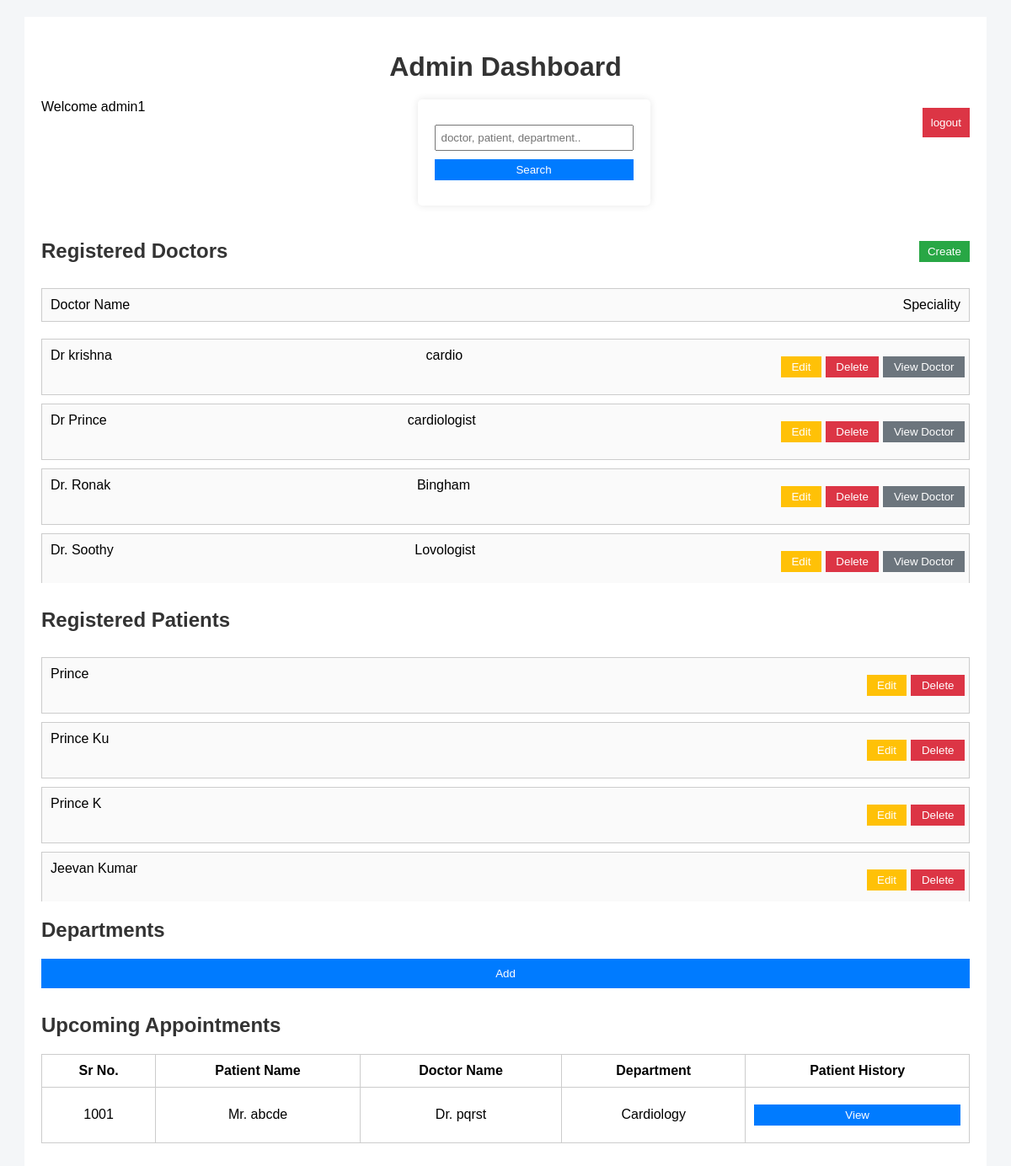
/admin/admin_dashboard (signed in), run on an earlier commit of the app's database.
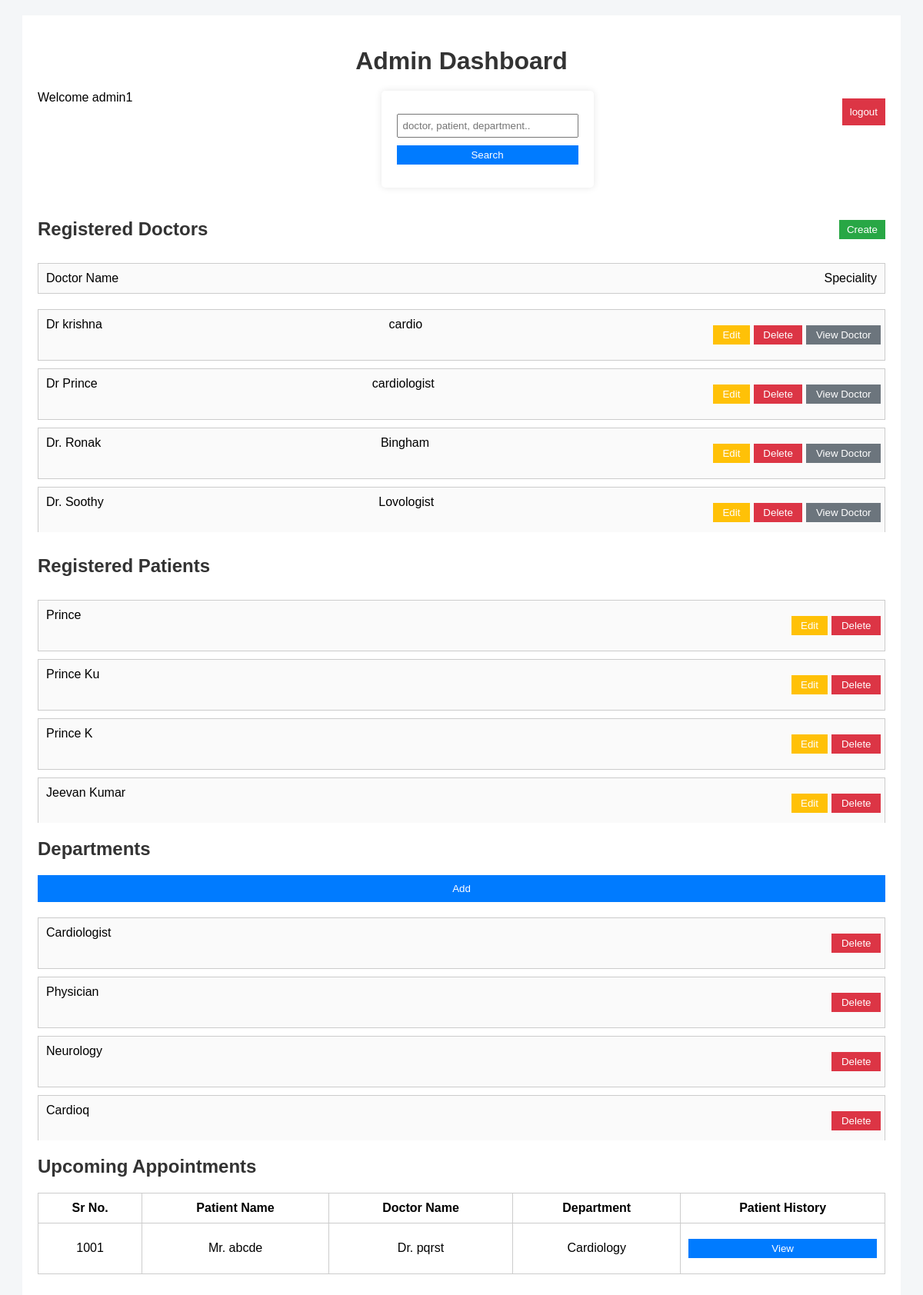
And on a later commit of the database.
### models.py (models this page shows)
class Admin(db.Model, UserMixin):
    id = db.Column(db.Integer, primary_key=True)
    name = db.Column(db.String(70), nullable=False)
    email = db.Column(db.String(100), unique=True, nullable=False)
    password = db.Column(db.String(20), nullable=False)

class Doctor(db.Model, UserMixin):
    id = db.Column(db.Integer,primary_key = True, unique=True)
    doc_name = db.Column(db.String(100), nullable=False)
    speciality = db.Column(db.String(100),nullable=False)
    doc_email = db.Column(db.String(100), unique=True, nullable=False)
    doc_phone = db.Column(db.String(10), unique=True, nullable=False)
    doc_password = db.Column(db.String(16), nullable = False)
    department_id = db.Column(db.Integer, db.ForeignKey('department.id'), nullable=False)
    appointments = db.relationship('Appointment', backref='doctor', lazy=True)

class Patient(db.Model, UserMixin):
    id = db.Column(db.Integer,primary_key = True, unique=True)
    pat_name = db.Column(db.String(100), nullable=False)
    pat_age = db.Column(db.Integer,nullable=False)
    pat_email = db.Column(db.String(100), unique=True, nullable=False)
    pat_phone = db.Column(db.String(10), unique=True, nullable=False)
    pat_password = db.Column(db.String(16), nullable=False)
    appointments = db.relationship('Appointment', backref='patient', lazy=True)

class Department(db.Model):
    id = db.Column(db.Integer,primary_key = True, unique=True)
    dept_name = db.Column(db.String(100), nullable=False)
    location = db.Column(db.String(100),nullable=False)
    doctors = db.relationship('Doctor', backref='department', lazy=True)

### app.py (the view)
@app.route('/admin/admin_dashboard')
@login_required
def admin_dashboard():
    if not isinstance(current_user, Admin):
        abort(403)
    doctors = Doctor.query.all()
    patients = Patient.query.all()
    departments = Department.query.all()
    return render_template('./admin/admin_dashboard.html', admin_name=current_user.name, doctors=doctors, patients=patients, departments=departments)

### app.py (called while the page is built)
@loginmanager.user_loader
def load_user(user_id):
     return (
         Admin.query.get(int(user_id)) or
         Doctor.query.get(int(user_id)) or
         Patient.query.get(int(user_id))
     )

### templates/admin/admin_dashboard.html (shortened to what this page needs)
<!doctype html>
<html lang="en">
  <head>
    <link
      rel="stylesheet"
      href="{{ url_for('static', filename='css/admin.css') }}"
    />
  </head>
  <body>
    <div class="container">
      <h1 class="title">Admin Dashboard</h1>
      <div class="top-bar">
        <span class="welcome">Welcome {{ admin_name }}</span>
        <form method="GET" class="search-form">
          <input
            type="text"
            name="q"
            placeholder="doctor, patient, department.."
          />
          <button type="submit" class="btn search-btn">Search</button>
        </form>
        <a href="{{ url_for('logout_admin') }}"
          ><button style="background-color: #dc3545">logout</button></a
        >
      </div>
      <section>
        <div class="section-header">
          <h2>Registered Doctors</h2>
          <a href="{{ url_for('add_doctor') }}">
            <button class="btn create-btn">Create</button>
          </a>
        </div>
        <div class="card">
          <span>Doctor Name</span>
          <span> Speciality </span>
        </div>
        <div style="max-height: 300px; overflow-y: auto">
          {% for doc in doctors %}
          <div class="card">
            <span>{{ doc.doc_name }}</span>
            <span>{{ doc.speciality }}</span>
            <div class="actions">
              <a href="{{ url_for('edit_doctor', doctor_id=doc.id) }}"><button class="btn edit">Edit</button></a>
              <a href="{{ url_for('delete_doctor', doctor_id=doc.id )}}"><button class="btn delete">Delete</button></a>
              <a href="{{ url_for('view_doctor', doctor_id= doc.id )}}"><button class="btn blacklist">View Doctor</button></a>
            </div>
          </div>
          {% endfor %}
        </div>
      </section>
      <section>
        <h2>Registered Patients</h2>
        <div style="max-height: 300px; overflow-y: auto">
          {% for patient in patients %}
          <div class="card">
            <span>{{ patient.pat_name }}</span>
            <div class="actions">
              <a href="{{ url_for('edit_patient', patient_id=patient.id) }}"><button class="btn edit">Edit</button></a>
              <a href="{{ url_for('delete_patient', patient_id=patient.id) }}"><button class="btn delete">Delete</button></a>
            </div>
          </div>
          {% endfor %}
        </div>
      <section>
        <h2>Departments</h2><span> <a href="{{url_for('add_department')}}"><button>Add</button></a></span>
        <div style="max-height: 300px; overflow-y: auto">
          {% for dep in departments %}
          <div class="card">
            <span>{{ dep.dept_name }}</span>
            <div class="actions">
              <a href="{{ url_for('delete_department', department_id=dep.id) }}"><button class="btn delete">Delete</button></a>
            </div>
          </div>
          {% endfor %}
        </div>
      <section>
        <h2>Upcoming Appointments</h2>
        <table>
          <thead>
            <tr>
              <th>Sr No.</th>
              <th>Patient Name</th>
              <th>Doctor Name</th>
              <th>Department</th>
              <th>Patient History</th>
            </tr>
          </thead>
          <tbody>
            <tr>
              <td>1001</td>
              <td>Mr. abcde</td>
              <td>Dr. pqrst</td>
              <td>Cardiology</td>
              <td>
                <button class="btn view">View</button>
              </td>
            </tr>
          </tbody>
        </table>
      </section>
    </div>
  </body>
</html>

### static/css/admin.css (style rules this page uses)
body { font-family: Arial, sans-serif; margin: 20px; background-color: #f4f4f4; }
h1, h2 { color: #333; }
form { background: white; padding: 20px; border-radius: 5px; box-shadow: 0 0 10px rgba(0,0,0,0.1); }
input, button { display: block; margin: 10px 0; padding: 10px; width: 100%; }
button { background: #007bff; color: white; border: none; cursor: pointer; }
a { color: #007bff; text-decoration: none; }

### templates/admin/admin_dashboard.html (style rules this page uses)
body { font-family: Arial, sans-serif; background: #f4f6f8; }
.container { width: 95%; margin: auto; background: white; padding: 20px; }
.title { text-align: center; margin-bottom: 20px; }
.top-bar { display: flex; justify-content: space-between; margin-bottom: 20px; }
.search-form input { padding: 6px; width: 220px; }
section { margin-bottom: 30px; }
.section-header { display: flex; justify-content: space-between; align-items: center; }
.card { display: flex; justify-content: space-between; padding: 10px; border: 1px solid #ccc; margin: 10px 0; background: #fafafa; }
.actions .btn { margin-left: 5px; }
table { width: 100%; border-collapse: collapse; }
table, th, td { border: 1px solid #ccc; }
th, td { padding: 10px; text-align: center; }
.btn { padding: 5px 10px; border: none; cursor: pointer; }
.actions { display: flex; gap: 5px; }
.search-btn { background: #007bff; color: white; }
.create-btn { background: #28a745; color: white; }
.edit { background: #ffc107; }
.delete { background: #dc3545; color: white; }
.blacklist { background: #6c757d; color: white; }
.view { background: #007bff; color: white; }

What changed in the data, as far as the page shows it:
added Department: dept_name "Cardiologist"
added Department: dept_name "Physician"
added Department: dept_name "Neurology"
added Department: dept_name "Cardioq"
